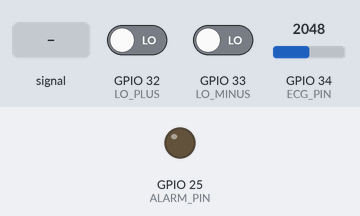
Simulated run of this sketch. Board: ESP32. Parts: output pins drawn as LEDs (lit = HIGH). The test bench sets the inputs (shaded band); at power-on: GPIO 32 (LO_PLUS) LOW, GPIO 33 (LO_MINUS) LOW, GPIO 34 (ECG_PIN) = 2048 (analog values on the 0–4095 scale). WiFi joins after 1.5 s; servers stay silent unless stated; uploads are accepted with an empty reply; what the sketch prints to the serial monitor is not drawn.

Above: at 2.8 s.
2.9 s: GPIO 34 (ECG_PIN) fed a 200 Hz sine of ±327 counts around its level
At 4.1 s:
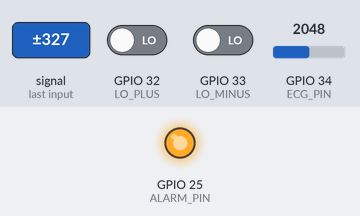
4.7 s: GPIO 32 (LO_PLUS) driven HIGH
Timing chart, 0 to 7.7 s (numbered marks = the images above; inputs shaded):
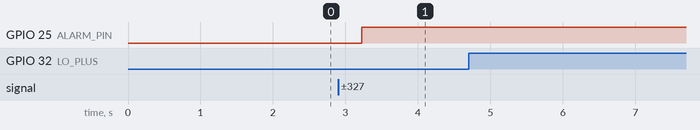

Measured:
- after the input at 2.9 s, GPIO 25 (ALARM_PIN): LOW → HIGH after 0.33 s

The sketch:

ECG_Monitor_ESP32.ino
```cpp
/*
  ECG Monitoring System - ESP32 + AD8232
  ----------------------------------------------------
  - Reads analog ECG waveform from AD8232 sensor
  - Detects R-peaks in real time to compute heart rate (BPM)
  - Flags tachycardia (>100 BPM) / bradycardia (<60 BPM)
  - Detects "leads off" (electrode disconnected) condition
  - Streams raw ECG, BPM, and alert status to Ubidots over HTTP

  Wiring (AD8232 -> ESP32):
    OUTPUT -> GPIO34 (ADC1_CH6, analog in)
    LO+    -> GPIO32
    LO-    -> GPIO33
    SDN    -> 3V3 (or a GPIO held HIGH to keep it enabled)
    3.3V   -> 3V3
    GND    -> GND

  Ubidots setup:
    1. Create a device (any label, e.g. "esp32-ecg").
    2. Create three variables under it: ecg, bpm, alert
    3. Copy your Ubidots TOKEN into UBIDOTS_TOKEN below.
    4. Use the STEM/Educational or Industrial account as applicable;
       this sketch uses the STEM/Ubidots.com endpoint by default.
*/

#include <WiFi.h>
#include <HTTPClient.h>

// ---------- WiFi ----------
const char* WIFI_SSID     = "Rahul Ranjan Singh's iphone ";
const char* WIFI_PASSWORD = "rahulranjan2";

// ---------- Ubidots ----------
const char* UBIDOTS_TOKEN  = "BBUS-yPhKRIykkFcHaWJK3hvrOlJqtVvioY";
const char* DEVICE_LABEL   = "esp32-ecg";
const char* UBIDOTS_HOST   = "https://industrial.api.ubidots.com"; // use http://things.ubidots.com for STEM/education accounts

// ---------- Pins ----------
const int ECG_PIN   = 34;   // AD8232 OUTPUT
const int LO_PLUS    = 32;  // AD8232 LO+
const int LO_MINUS   = 33;  // AD8232 LO-

const int   SAMPLE_INTERVAL_MS = 4;
const int   PEAK_THRESHOLD     = 2200;
const unsigned long REFRACTORY_MS = 300;

unsigned long lastSampleTime = 0;
unsigned long lastPeakTime   = 0;
unsigned long lastBeatInterval = 0;
bool aboveThreshold = false;

int  bpm = 0;
const int BPM_WINDOW = 5;
int  bpmHistory[BPM_WINDOW];
int  bpmIndex = 0;
int  bpmCount = 0;

const int TACHY_BPM = 100;
const int BRADY_BPM = 60;

const unsigned long UPLOAD_INTERVAL_MS = 2000;
unsigned long lastUploadTime = 0;

const int ALARM_PIN = 25;

void connectWiFi() {
  WiFi.mode(WIFI_STA);
  WiFi.begin(WIFI_SSID, WIFI_PASSWORD);
  Serial.print("Connecting to WiFi");
  while (WiFi.status() != WL_CONNECTED) {
    delay(400);
    Serial.print(".");
  }
  Serial.println("\nWiFi connected, IP: " + WiFi.localIP().toString());
}

void setup() {
  Serial.begin(115200);

  pinMode(LO_PLUS, INPUT);
  pinMode(LO_MINUS, INPUT);
  pinMode(ALARM_PIN, OUTPUT);
  digitalWrite(ALARM_PIN, LOW);

  analogReadResolution(12); // 0-4095

  connectWiFi();
}

// Sends a variable set to Ubidots via HTTP POST
void sendToUbidots(int ecgValue, int bpmValue, const char* alertStatus) {
  if (WiFi.status() != WL_CONNECTED) {
    connectWiFi();
  }

  HTTPClient http;
  String url = String(UBIDOTS_HOST) + "/api/v1.6/devices/" + DEVICE_LABEL;

  http.begin(url);
  http.addHeader("Content-Type", "application/json");
  http.addHeader("X-Auth-Token", UBIDOTS_TOKEN);

  String payload = "{";
  payload += "\"ecg\": " + String(ecgValue) + ",";
  payload += "\"bpm\": " + String(bpmValue) + ",";
  payload += "\"alert\": {\"value\": 1, \"context\": {\"status\": \"" + String(alertStatus) + "\"}}";
  payload += "}";

  int httpCode = http.POST(payload);
  if (httpCode <= 0) {
    Serial.print("Ubidots POST failed: ");
    Serial.println(http.errorToString(httpCode));
  }
  http.end();
}

const char* classifyBpm(int value) {
  if (value == 0) return "no_signal";
  if (value > TACHY_BPM) return "tachycardia";
  if (value < BRADY_BPM) return "bradycardia";
  return "normal";
}

void loop() {
  unsigned long now = millis();


  bool leadsOff = (digitalRead(LO_PLUS) == HIGH) || (digitalRead(LO_MINUS) == HIGH);

  if (leadsOff) {
    Serial.println("LEADS OFF - check electrode contact");
    digitalWrite(ALARM_PIN, HIGH); // continuous alarm on disconnect
    delay(SAMPLE_INTERVAL_MS);
    return;
  }

  if (now - lastSampleTime >= SAMPLE_INTERVAL_MS) {
    lastSampleTime = now;
    int ecgValue = analogRead(ECG_PIN);

    if (ecgValue > PEAK_THRESHOLD && !aboveThreshold &&
        (now - lastPeakTime) > REFRACTORY_MS) {
      aboveThreshold = true;

      if (lastPeakTime != 0) {
        lastBeatInterval = now - lastPeakTime;
        int instantBpm = 60000 / lastBeatInterval;

        bpmHistory[bpmIndex] = instantBpm;
        bpmIndex = (bpmIndex + 1) % BPM_WINDOW;
        if (bpmCount < BPM_WINDOW) bpmCount++;

        long sum = 0;
        for (int i = 0; i < bpmCount; i++) sum += bpmHistory[i];
        bpm = sum / bpmCount;
      }
      lastPeakTime = now;
    } else if (ecgValue < PEAK_THRESHOLD) {
      aboveThreshold = false;
    }

    Serial.println(ecgValue);

    const char* status = classifyBpm(bpm);
    digitalWrite(ALARM_PIN, (strcmp(status, "tachycardia") == 0 ||
                              strcmp(status, "bradycardia") == 0) ? HIGH : LOW);

    if (now - lastUploadTime >= UPLOAD_INTERVAL_MS) {
      lastUploadTime = now;
      sendToUbidots(ecgValue, bpm, status);
      Serial.print("Uploaded -> BPM: ");
      Serial.print(bpm);
      Serial.print(" | Status: ");
      Serial.println(status);
    }
  }
}
```
